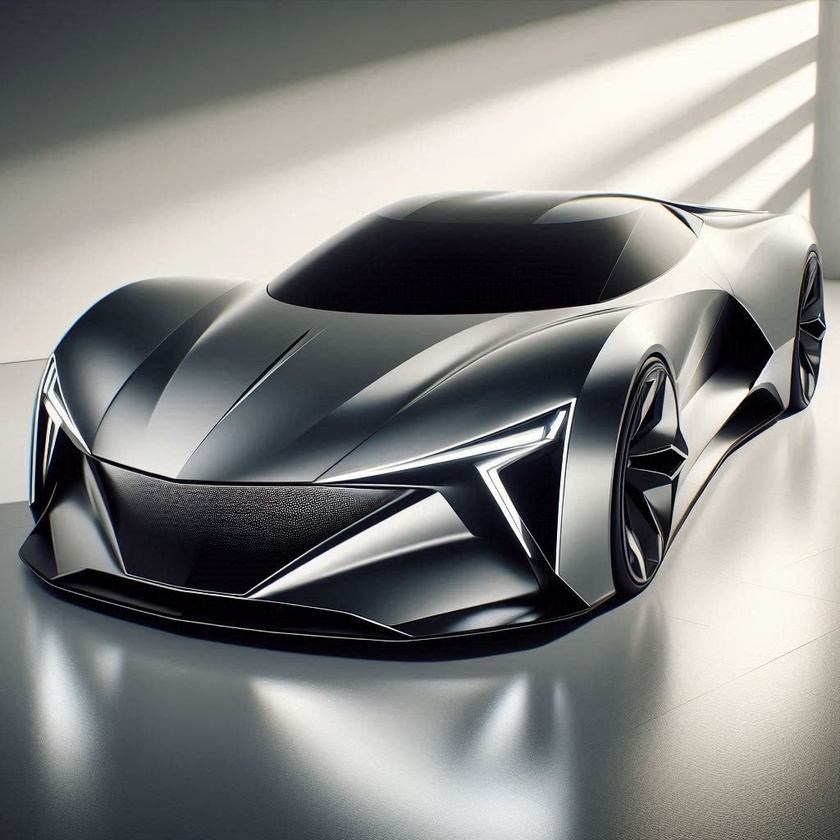
#> input picture codes/images/car.jpeg, 840 x 840 px, shrunk from 1024 x 1024 before the run, given in place of car.jpg, which was not available
$ python FTofImage.py
#> lines starting #> are read from the running program, lines starting #| are printed output that depends on the picture; pictures that were not available may be replaced by others from this repository, and a replacement may not be noted
#%%
import numpy as np
import cv2
from matplotlib import pyplot as plt

img = cv2.imread('\images\car.jpg', 0)
#> img: shape (840, 840); min 0, max 255, mean 132.3
dft = cv2.dft(np.float32(img), flags=cv2.DFT_COMPLEX_OUTPUT)
dft_shift = np.fft.fftshift(dft)

magnitude_spectrum = 20 * np.log(cv2.magnitude(dft_shift[:, :, 0], dft_shift[:, :, 1]))
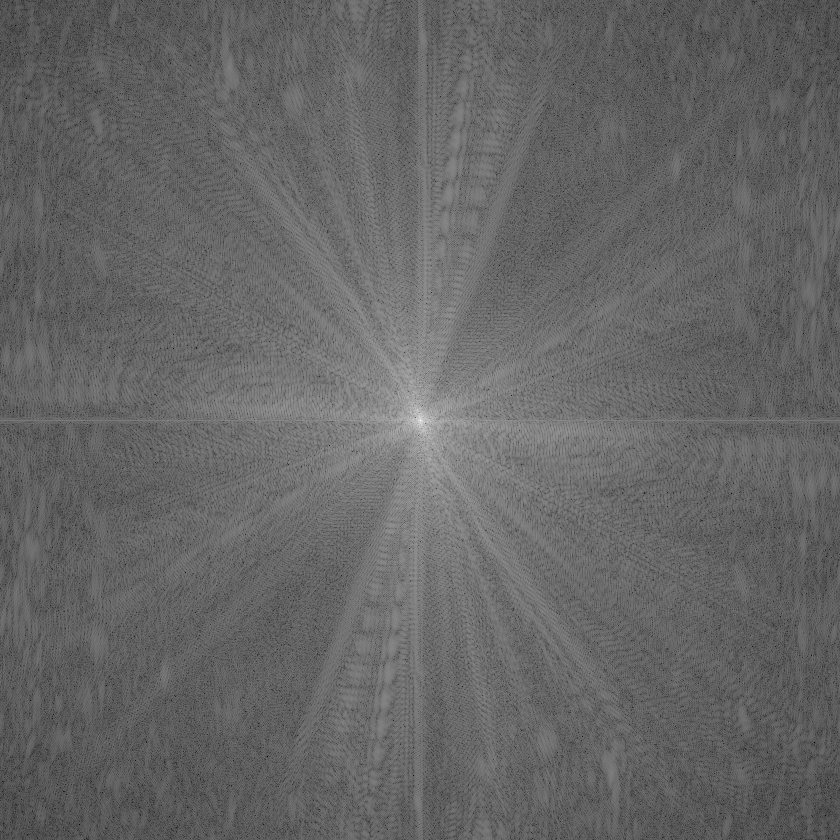
#> magnitude_spectrum: shape (840, 840) float32; min 45.54, max 367, mean 174.3; drawn with min black and max white

plt.subplot(2, 2, 1), plt.imshow(img, cmap='gray')
plt.title('Input Image'), plt.xticks([]), plt.yticks([])
plt.subplot(2, 2, 2), plt.imshow(magnitude_spectrum, cmap='gray')
plt.title('After FFT'), plt.xticks([]), plt.yticks([])

# %%
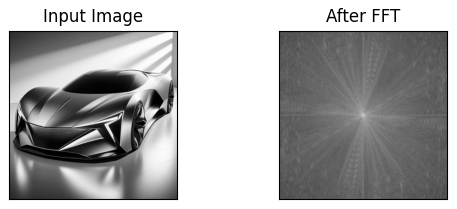
#> figure drawn by matplotlib, 2 panels

$ run again, with codes/images/curves.jpeg copied over codes/images/car.jpeg
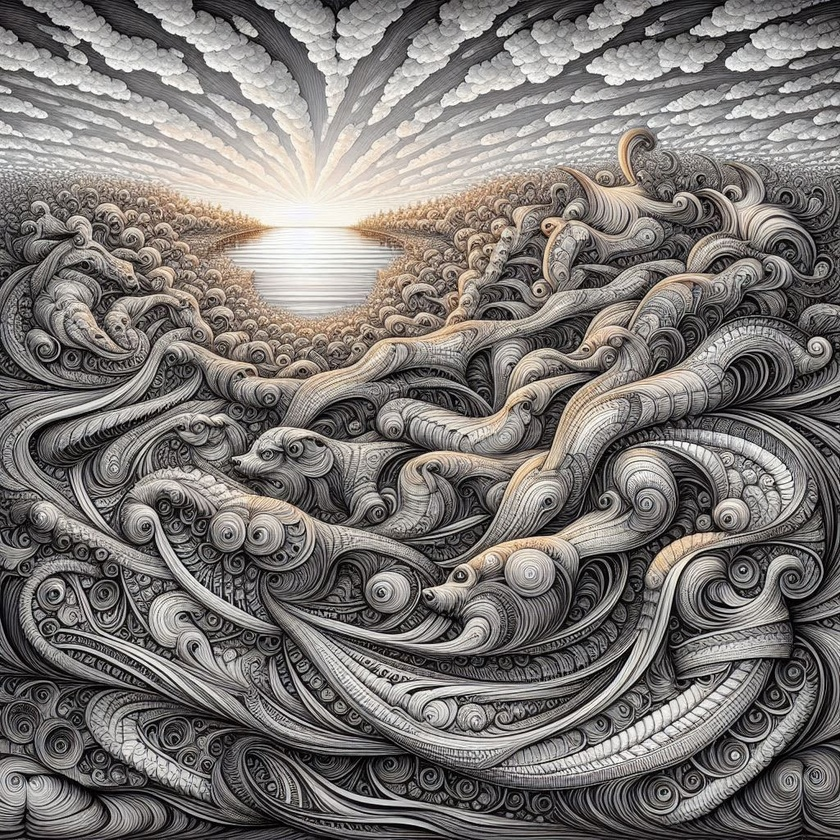
#> input picture codes/images/curves.jpeg, 840 x 840 px, shrunk from 1024 x 1024 before the run, given in place of car.jpg, which was not available
#> `magnitude_spectrum = 20 * np.log(cv2.magnitude(dft_shift[:, :, 0], dft..`:
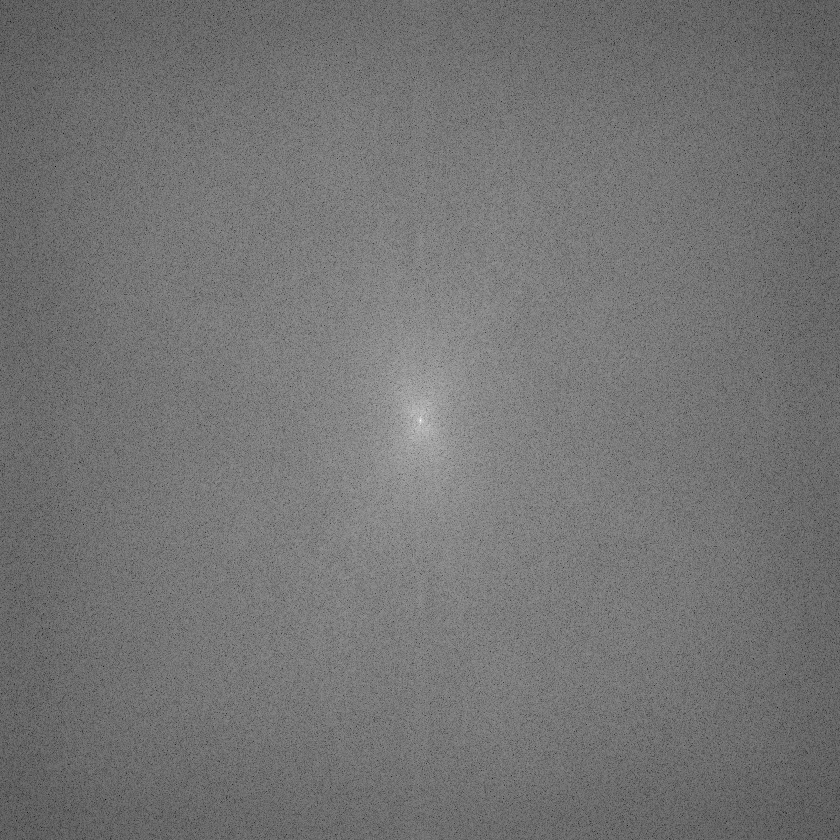
#> magnitude_spectrum: shape (840, 840) float32; min 51.46, max 365.3, mean 194.7; drawn with min black and max white
#> `# %%`:
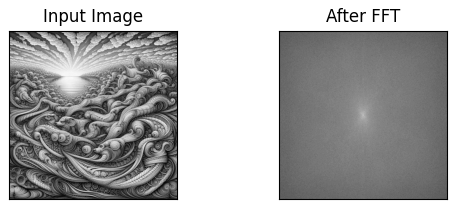
#> figure drawn by matplotlib, 2 panels

$ run again, with codes/images/sharp.jpeg copied over codes/images/car.jpeg
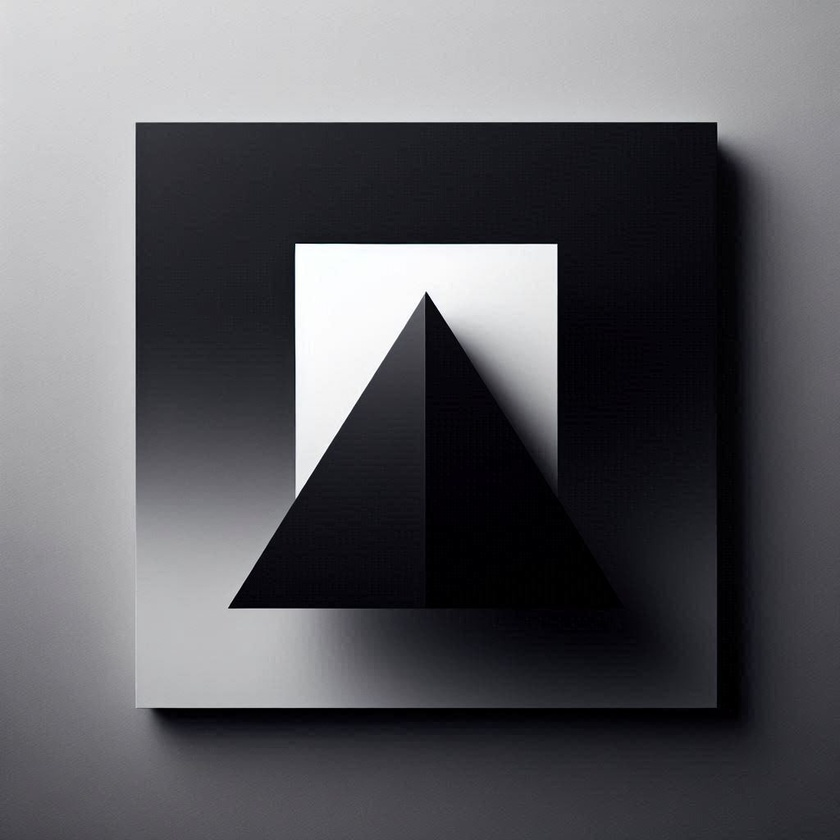
#> input picture codes/images/sharp.jpeg, 840 x 840 px, shrunk from 1024 x 1024 before the run, given in place of car.jpg, which was not available
#> `magnitude_spectrum = 20 * np.log(cv2.magnitude(dft_shift[:, :, 0], dft..`:
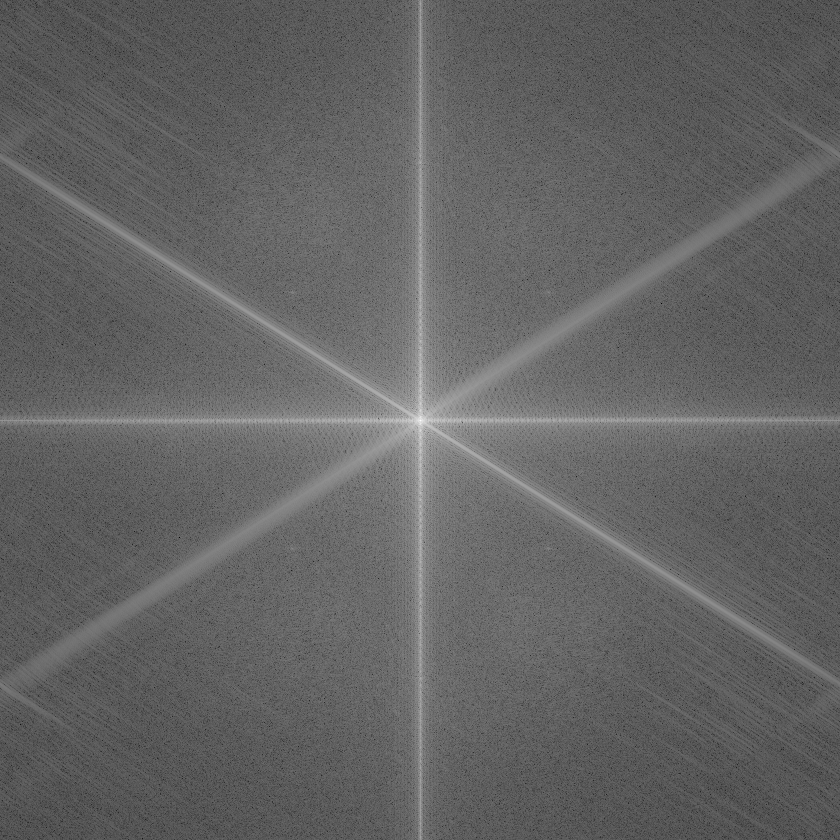
#> magnitude_spectrum: shape (840, 840) float32; min -8.76, max 360.1, mean 135.5; drawn with min black and max white
#> `# %%`:
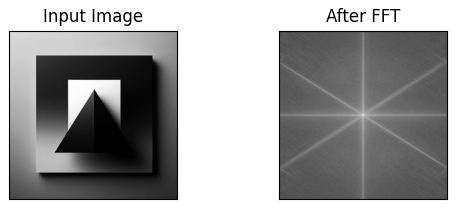
#> figure drawn by matplotlib, 2 panels
